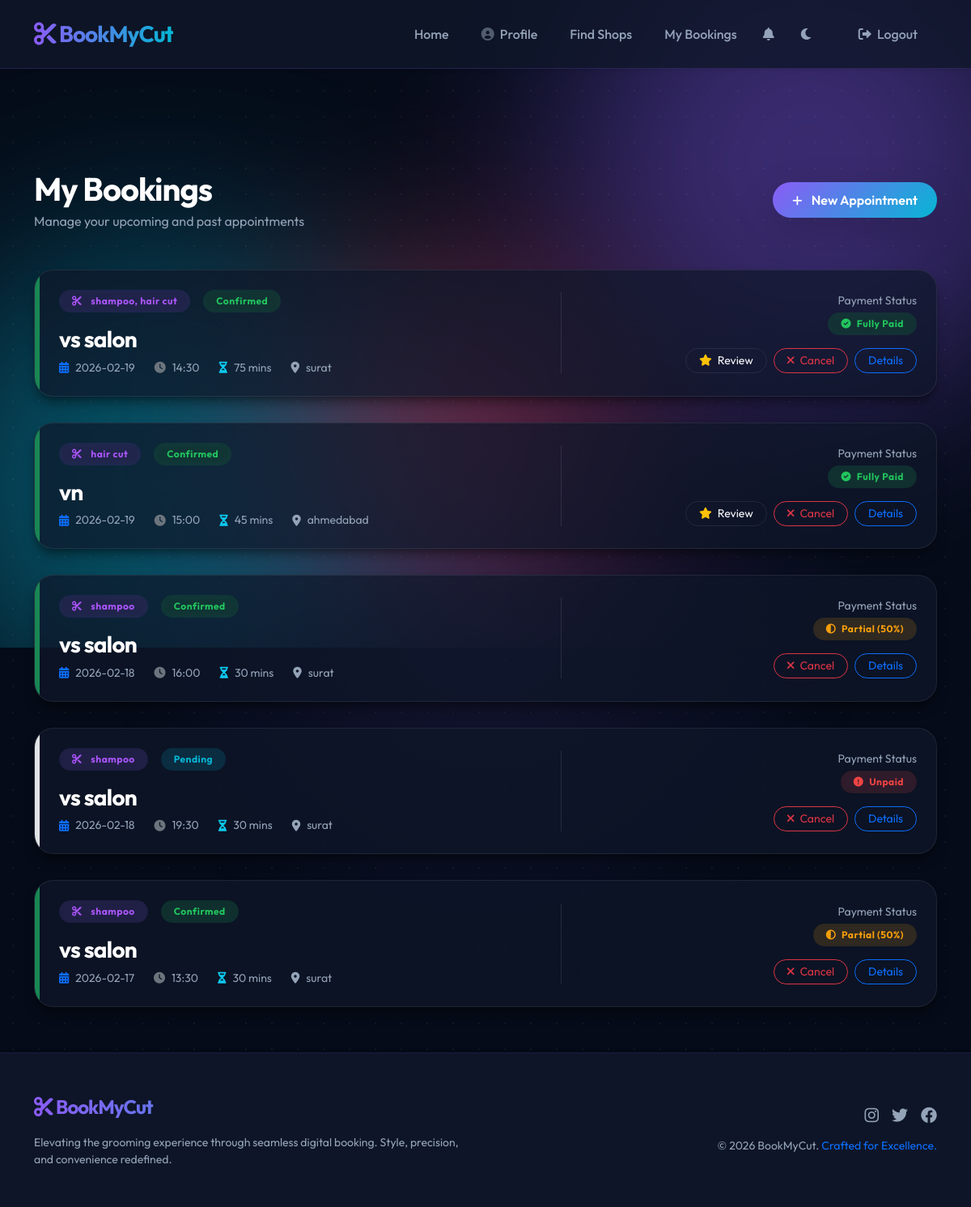
The app's page /dashboard (signed in) with its own data.
### tables this page shows
CREATE TABLE appointments (
    id INTEGER PRIMARY KEY AUTOINCREMENT,
    user_id INTEGER NOT NULL,
    shop_id INTEGER NOT NULL,
    service_id INTEGER NULL,
    appointment_date DATE NOT NULL,
    appointment_time TIME NOT NULL,
    total_duration INTEGER NOT NULL DEFAULT 0,
    total_price DECIMAL(10, 2) NOT NULL DEFAULT 0,
    status TEXT DEFAULT 'pending' CHECK(status IN ('pending', 'confirmed', 'cancelled', 'completed')),
    payment_status TEXT DEFAULT 'unpaid' CHECK(payment_status IN ('unpaid', 'partially_paid', 'paid')),
    created_at TIMESTAMP DEFAULT CURRENT_TIMESTAMP,
    FOREIGN KEY (user_id) REFERENCES users(id) ON DELETE CASCADE,
    FOREIGN KEY (shop_id) REFERENCES shops(id) ON DELETE CASCADE,
    FOREIGN KEY (service_id) REFERENCES services(id) ON DELETE SET NULL
);

### app.py (the view)
@app.route('/dashboard')
def customer_dashboard():
    if not is_logged_in() or session['role'] != 'customer':
        return redirect(url_for('login'))
    cursor = get_db_cursor()
    cursor.execute('''
        SELECT a.*, GROUP_CONCAT(s.name, ', ') as services_list, sh.name as shop_name, sh.area
        FROM appointments a
        LEFT JOIN appointment_services asrv ON a.id = asrv.appointment_id
        LEFT JOIN services s ON asrv.service_id = s.id
        JOIN shops sh ON a.shop_id = sh.id
        WHERE a.user_id = ?
        GROUP BY a.id
        ORDER BY a.appointment_date DESC
    ''', (session['id'],))
    appointments = cursor.fetchall()
    return render_template('customer_dashboard.html', appointments=appointments)

### app.py (called while the page is built)
def get_db_cursor():
    return db.connection.cursor()

def is_logged_in():
    return 'loggedin' in session

def is_owner():
    return 'role' in session and session['role'] == 'shop_owner'

@app.context_processor
def inject_shop_status():
    unread_count = 0
    if is_logged_in():
        from flask import g
        cursor = get_db_cursor()
        cursor.execute("SELECT COUNT(*) as count FROM notifications WHERE user_id = ? AND is_read = FALSE", (session['id'],))
        res = cursor.fetchone()
        unread_count = res['count'] if res else 0
    if is_logged_in() and is_owner():
        cursor = get_db_cursor()
        cursor.execute('SELECT id FROM shops WHERE owner_id = ?', (session['id'],))
        shop = cursor.fetchone()
        return {'owner_has_shop': shop is not None, 'owner_shop_id': shop['id'] if shop else None, 'unread_notifications': unread_count}
    return {'owner_has_shop': False, 'owner_shop_id': None, 'unread_notifications': unread_count}

    @property
    def connection(self):
        if 'db_conn' not in g:
            g.db_conn = sqlite3.connect(self.db_path)
            g.db_conn.row_factory = sqlite3.Row
            g.db_conn.execute("PRAGMA foreign_keys = ON")
        return g.db_conn

### templates/customer_dashboard.html (shortened to what this page needs)
{% extends 'base.html' %}
{% block content %}
<div class="row align-items-center mb-5 fade-in">
    <div class="col-md-6">
        <h1 class="fw-bold text-white mb-1">My Bookings</h1>
        <p class="text-muted mb-0">Manage your upcoming and past appointments</p>
    </div>
    <div class="col-md-6 text-md-end mt-3 mt-md-0">
        <a href="{{ url_for('list_shops') }}" class="btn btn-primary rounded-pill px-4 shadow-lg">
            <i class="fas fa-plus me-2 small"></i> New Appointment
        </a>
    </div>
</div>
<div class="row fade-in delay-1">
    <div class="col-md-12">
        {% if appointments %}
        <div class="appointment-container d-flex flex-column gap-4">
            {% for appt in appointments %}
            <div class="glass-card p-0 overflow-hidden fade-in shadow-xl mb-2" style="border-radius: 24px;">
                <div class="row g-0">
                    <div class="col-auto bg-{{ 'success' if appt.status == 'confirmed' else 'secondary-subtle' }}"
                        style="width: 6px;"></div>
                    <div class="col p-4">
                        <div class="row align-items-center">
                            <div class="col-md-7">
                                <div class="d-flex align-items-center mb-3">
                                    <span class="badge badge-soft-primary rounded-pill me-3 px-3 py-2">
                                        <i class="fas fa-scissors me-2"></i> {{ appt.services_list|truncate(40) }}
                                    </span>
                                    <span
                                        class="badge badge-soft-{{ 'success' if appt.status == 'confirmed' else 'secondary' }} rounded-pill px-3 py-2">
                                        {{ appt.status|title }}
                                    </span>
                                </div>
                                <h3 class="text-white fw-bold mb-2">{{ appt.shop_name }}</h3>
                                <div class="d-flex flex-wrap gap-4 text-muted small">
                                    <div class="d-flex align-items-center">
                                        <i class="fas fa-calendar-alt me-2 text-primary"></i>
                                        {{ appt.appointment_date }}
                                    </div>
                                    <div class="d-flex align-items-center">
                                        <i class="fas fa-clock me-2 text-secondary"></i>
                                        {{ appt.appointment_time }}
                                    </div>
                                    <div class="d-flex align-items-center">
                                        <i class="fas fa-hourglass-half me-2 text-info"></i>
                                        {{ appt.total_duration }} mins
                                    </div>
                                    <div class="d-flex align-items-center">
                                        <i class="fas fa-map-marker-alt me-2 text-accent"></i>
                                        {{ appt.area }}
                                    </div>
                                </div>
                            </div>
                            <div
                                class="col-md-5 text-md-end mt-4 mt-md-0 border-start border-white border-opacity-10 ps-md-5">
                                <div class="mb-3">
                                    <span class="text-muted small d-block mb-1">Payment Status</span>
                                    {% if appt.payment_status == 'paid' %}
                                    <span class="badge badge-soft-success rounded-pill px-3 py-2">
                                        <i class="fas fa-check-circle me-1"></i> Fully Paid
                                    </span>
                                    {% elif appt.payment_status == 'partially_paid' %}
                                    <span class="badge badge-soft-warning rounded-pill px-3 py-2 text-warning">
                                        <i class="fas fa-adjust me-1"></i> Partial (50%)
                                    </span>
                                    {% else %}
                                    <span class="badge badge-soft-danger rounded-pill px-3 py-2">
                                        <i class="fas fa-exclamation-circle me-1"></i> Unpaid
                                    </span>
                                    {% endif %}
                                </div>
                                <div class="d-flex flex-wrap justify-content-md-end gap-2">
                                    {% if appt.status == 'confirmed' and appt.payment_status == 'paid' %}
                                    <a href="{{ url_for('shop_details', shop_id=appt.shop_id) }}#reviews"
                                        class="btn btn-outline-light btn-sm rounded-pill px-3 card-hover-effect">
                                        <i class="fas fa-star me-1 text-warning"></i> Review
                                    </a>
                                    {% endif %}
                                    {% if appt.status in ['pending', 'confirmed'] %}
                                    <form action="{{ url_for('cancel_appointment', appointment_id=appt.id) }}"
                                        method="POST" class="d-inline"
                                        onsubmit="return confirm('Are you sure you want to cancel this booking?');">
                                        <button type="submit" class="btn btn-outline-danger btn-sm rounded-pill px-3">
                                            <i class="fas fa-times me-1"></i> Cancel
                                        </button>
                                    </form>
                                    {% endif %}
                                    <a href="{{ url_for('shop_details', shop_id=appt.shop_id) }}"
                                        class="btn btn-outline-primary btn-sm rounded-pill px-3">
                                        Details
                                    </a>
                                </div>
                            </div>
                        </div>
                    </div>
                </div>
            </div>
            {% endfor %}
        </div>
        {% endif %}
    </div>
</div>
{% endblock %}

### templates/base.html (shortened to what this page needs)
<!DOCTYPE html>
<html lang="en">
<head>
    <link href="https://cdn.jsdelivr.net/npm/bootstrap@5.3.0/dist/css/bootstrap.min.css" rel="stylesheet">
    <link rel="stylesheet" href="{{ url_for('static', filename='css/style.css') }}">
    <link rel="stylesheet" href="https://cdnjs.cloudflare.com/ajax/libs/font-awesome/6.0.0/css/all.min.css">
    <link rel="stylesheet" href="https://cdn.jsdelivr.net/npm/flatpickr/dist/flatpickr.min.css">
    <link rel="stylesheet" href="https://cdn.jsdelivr.net/npm/flatpickr/dist/themes/dark.css">
</head>
<body>
    <div class="aurora-background-container">
        <div class="aurora-blob aurora-blob-1"></div>
        <div class="aurora-blob aurora-blob-2"></div>
        <div class="aurora-blob aurora-blob-3"></div>
    </div>
    <div class="dot-grid"></div>
    <div class="mouse-follower-bg"></div>
    {% if request.endpoint in ['login', 'register'] %}
    {% include 'includes/nav_auth.html' %}
    {% elif session.loggedin %}
    {% include 'includes/nav_dashboard.html' %}
    {% else %}
    {% include 'includes/nav_main.html' %}
    {% endif %}
    <div class="container content-wrapper">
    </div>
    <main class="container mt-4 pb-5">
        {% block content %}{% endblock %}
    </main>
    <footer class="text-white py-5 mt-auto glass-card rounded-0 border-0 border-top"
        style="background: rgba(15, 23, 42, 0.9); border-color: rgba(139, 92, 246, 0.1) !important;">
        <div class="container">
            <div class="row align-items-center">
                <div class="col-md-6 text-center text-md-start mb-4 mb-md-0">
                    <a class="navbar-brand d-flex align-items-center fw-bold fs-4 mb-3" href="{{ url_for('index') }}"
                        style="letter-spacing: -1px;">
                        <span class="text-primary me-1"><i class="fas fa-cut"></i></span>
                        <span class="text-white">BookMy<span class="text-primary">Cut</span></span>
                    </a>
                    <p class="text-muted small mb-0">Elevating the grooming experience through seamless digital booking.
                        Style, precision, and convenience redefined.</p>
                </div>
                <div class="col-md-6 text-center text-md-end">
                    <div class="d-flex justify-content-center justify-content-md-end gap-3 mb-3">
                        <a href="#" class="text-muted hover-primary"><i class="fab fa-instagram fa-lg"></i></a>
                        <a href="#" class="text-muted hover-primary"><i class="fab fa-twitter fa-lg"></i></a>
                        <a href="#" class="text-muted hover-primary"><i class="fab fa-facebook fa-lg"></i></a>
                    </div>
                    <p class="mb-0 text-muted small">&copy; 2026 BookMyCut. <span class="text-primary">Crafted for
                            Excellence.</span></p>
                </div>
            </div>
        </div>
    </footer>
</body>
</html>

### templates/includes/nav_dashboard.html (shortened to what this page needs)
<nav class="navbar navbar-expand-lg navbar-dark fixed-top glass-card border-0 border-bottom rounded-0 py-3 shadow-sm"
    style="background: rgba(15, 23, 42, 0.8) !important; backdrop-filter: blur(15px); border-color: rgba(139, 92, 246, 0.2) !important;">
    <div class="container">
        <a class="navbar-brand d-flex align-items-center fw-bold fs-3" href="{{ url_for('index') }}"
            style="letter-spacing: -1px;">
            <span class="text-primary me-1"><i class="fas fa-cut"></i></span>
            <span class="text-white">BookMy<span class="text-primary">Cut</span></span>
        </a>
        <div class="collapse navbar-collapse" id="navbarNav">
            <ul class="navbar-nav ms-auto align-items-center gap-2">
                <li class="nav-item">
                    <a class="nav-link px-3" href="{{ url_for('index') }}">Home</a>
                </li>
                <li class="nav-item">
                    <a class="nav-link px-3" href="{{ url_for('profile') }}"><i
                            class="fas fa-user-circle me-1 opacity-50"></i> Profile</a>
                </li>
                {% if session.role == 'customer' %}
                <li class="nav-item">
                    <a class="nav-link px-3" href="{{ url_for('list_shops') }}">Find Shops</a>
                </li>
                <li class="nav-item">
                    <a class="nav-link px-3" href="{{ url_for('customer_dashboard') }}">My Bookings</a>
                </li>
                {% endif %}
                <li class="nav-item">
                    <a class="nav-link px-2 position-relative inbox-link" href="{{ url_for('inbox') }}"
                        title="Notifications">
                        <i class="fas fa-bell"></i>
                    </a>
                </li>
                <li class="nav-item ms-lg-2">
                    <button class="btn btn-link nav-link px-2 border-0 shadow-none theme-toggle-btn"
                        onclick="toggleTheme()" title="Toggle Theme">
                        <i class="fas fa-moon theme-toggle-icon"></i>
                    </button>
                </li>
                <li class="nav-item ms-lg-3 mt-3 mt-lg-0">
                    <a class="nav-link btn btn-outline-danger btn-sm px-4 py-2 rounded-pill"
                        href="{{ url_for('logout') }}">
                        <i class="fas fa-sign-out-alt me-1"></i> Logout
                    </a>
                </li>
            </ul>
        </div>
    </div>
</nav>

### records on screen
appointments: services_list "shampoo, hair cut", status "Confirmed", shop_name "vs salon", appointment_date "2026-02-19", appointment_time "14:30", total_duration "75", area "surat", payment_status "paid" (drawn)
appointments: services_list "hair cut", status "Confirmed", shop_name "vn", appointment_date "2026-02-19", appointment_time "15:00", total_duration "45", area "ahmedabad", payment_status "paid" (drawn)
appointments: services_list "shampoo", status "Confirmed", shop_name "vs salon", appointment_date "2026-02-18", appointment_time "16:00", total_duration "30", area "surat", payment_status "partially_paid" (drawn)
appointments: services_list "shampoo", status "Pending", shop_name "vs salon", appointment_date "2026-02-18", appointment_time "19:30", total_duration "30", area "surat", payment_status "unpaid" (drawn)
appointments: services_list "shampoo", status "Confirmed", shop_name "vs salon", appointment_date "2026-02-17", appointment_time "13:30", total_duration "30", area "surat", payment_status "partially_paid" (drawn)
